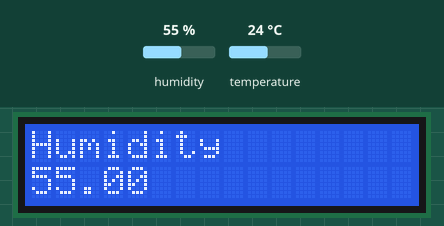
Recording of a sketch running on a simulated Arduino Mega 2560, built with avr-gcc and run on an emulated ATmega2560. Shown: 16×2 character LCD. Inputs (shaded band) come from the test bench; at power-on: humidity 55 %, temperature 24 °C.

Above: at 3.2 s.
3.3 s: humidity set to 22 %
At 7.6 s:
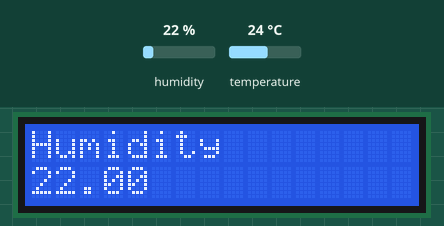
9.6 s: temperature set to 12 °C
At 11.9 s:
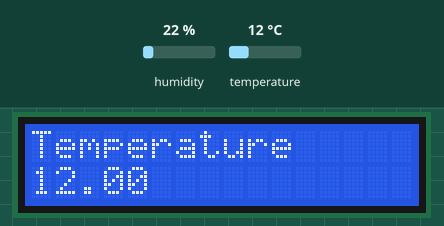
13.6 s: humidity set to 40 %
At 15.6 s:
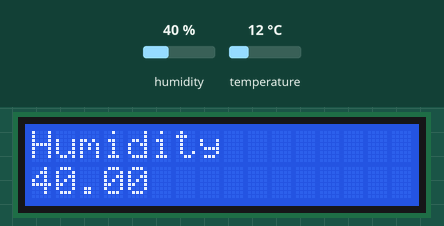
18.7 s: temperature set to 19 °C
At 21.0 s:
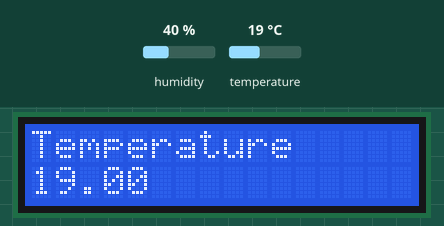
Timing chart, 0 to 22.5 s (numbered marks = the images above; inputs shaded):
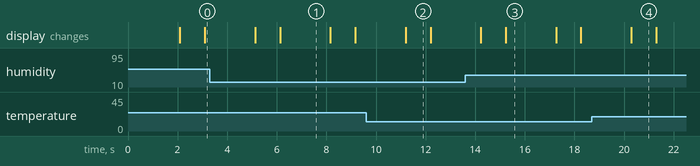

Measured:
- after the input at 3.3 s, the display: first differs from a run without the input after 2.8 s (image 1)
- after the input at 9.6 s, the display: changes after 1.6 s (image 2)
- after the input at 13.6 s, the display: first differs from a run without the input after 1.6 s (image 3)
- after the input at 18.7 s, the display: changes after 1.6 s (image 4)
- what the display in image 1 shows lasts 2.1 s, from 6.1 s to 8.2 s
- what the display in image 2 shows lasts 1.0 s, from 11.2 s to 12.2 s

The sketch:

ESP_32_DHT11_sensor.ino
```cpp
#include <DHT.h>
#include <LiquidCrystal.h>
// for lcd
//1,5,16 -> Ground
//2,5 ->3.3V
//

LiquidCrystal lcd(22, 23, 5, 18, 19, 21); // rs,en,d4,d5,d6,d7

#define DHTPin 2
#define DHTType DHT11

DHT dht(DHTPin, DHTType);

void setup() {
  // put your setup code here, to run once:
  dht.begin();
  lcd.begin(16, 2);
  lcd.clear();
  lcd.print("Temperature and ");
  lcd.setCursor(0,1);
  lcd.print("Humidity");
  delay(2000);

}

void loop() {
  // put your main code here, to run repeatedly:
  float tem =dht.readTemperature();
  float hum = dht.readHumidity();

  lcd.clear();
  lcd.print("Temperature");
  lcd.setCursor(0,1);
  lcd.print(tem);
  delay(1000);

  lcd.clear();
  lcd.print("Humidity");
  lcd.setCursor(0,1);
  lcd.print(hum);

  delay(2000);
}
```
